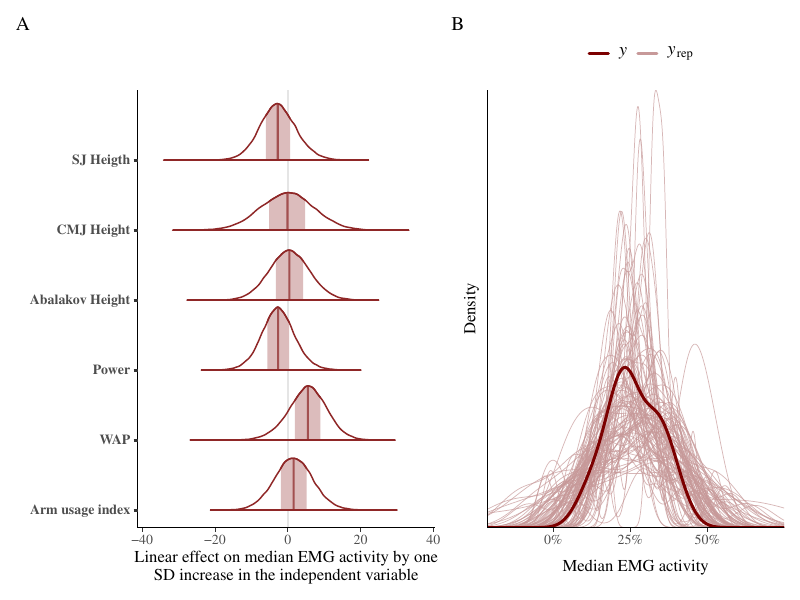

Write the R code that produced this figure.
library(data.table)
library(bayesplot)
library(patchwork)
library(brms)

color_scheme_set("red")
load("R/bda/bm/emg_full_adj.RData")

posterior <- as.data.frame(m_d1)[, 2:7]
names(posterior) <- c("SJ Heigth", "CMJ Height", "Abalakov Height",
                      "Power", "WAP", "Arm usage index")
fig_1a <- mcmc_areas(posterior) +
  ggplot2::labs(x = "Linear effect on median EMG activity by one\nSD increase in the independent variable")


ggplot2::ggsave(filename = "docs/manuscript/figures/fig-1a.pdf", plot = fig_1a,
                device = "pdf", width = 4, height = 6)

set.seed(123)
fig_1b <- ppc_dens_overlay(
  y = m_d1$data$median_emg,
  yrep = posterior_predict(m_d1, ndraws = 100)
) +
  ggplot2::theme(legend.position = "top") +
  ggplot2::scale_x_continuous(labels = scales::label_percent(scale = 1)) +
  ggplot2::labs(x = "Median EMG activity", y = "Density")

ggplot2::ggsave(filename = "docs/manuscript/figures/fig-1b.pdf", plot = fig_1b,
                device = "pdf", width = 4, height = 6)

fig_1 <- fig_1a + fig_1b +
  plot_annotation(tag_levels = "A")

ggplot2::ggsave(filename = "docs/manuscript/figures/fig-1.pdf", plot = fig_1,
                device = "pdf", width = 8, height = 6)
